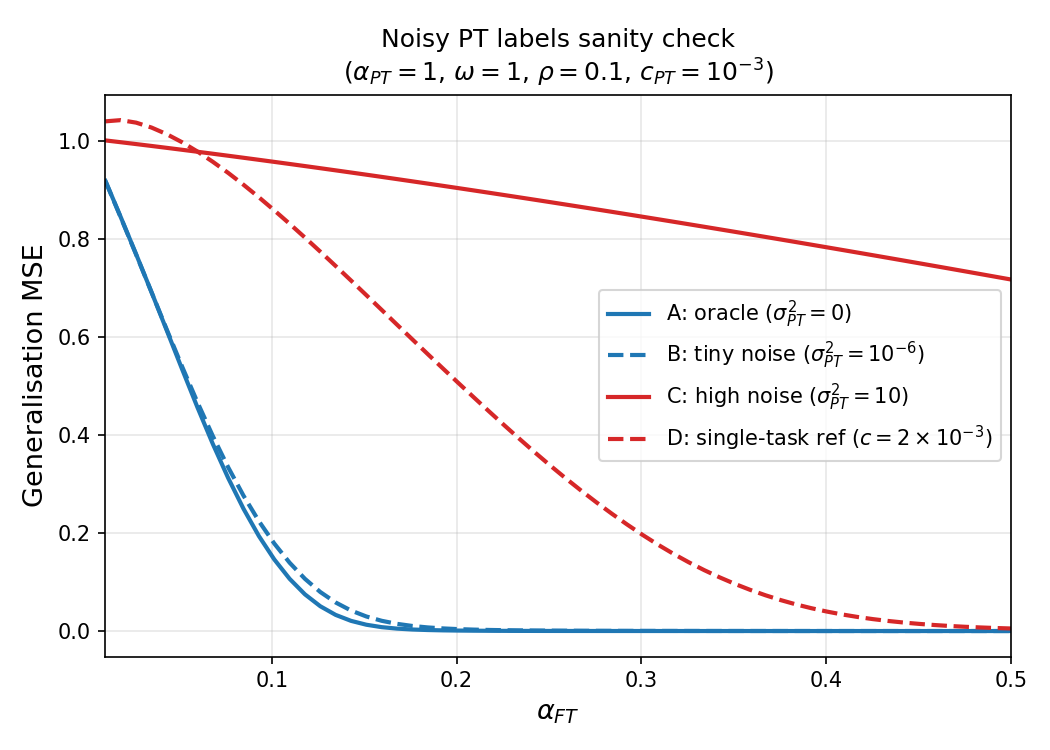

This figure's Python source:
#!/usr/bin/env python3
"""
Sanity-check script for the noisy-pretraining-labels extension.

Runs four curves:
  A: oracle            (alpha_pt=1, sigma0_pt=0)       -- baseline
  B: tiny noise        (alpha_pt=1, sigma0_pt=1e-6)    -- should ≈ A
  C: huge noise        (alpha_pt=1, sigma0_pt=100.0)   -- PT info destroyed
  D: single-task ref   single_task_qk_curve(c=2e-3)   -- no PT signal at all

Plots all four on one figure (linear axes, alpha_ft capped at 0.5).

Expected:
  - A and B overlap closely (tiny noise ≈ oracle).
  - C and D are close (huge PT noise ≈ no PT information).
"""
from __future__ import annotations

import sys
import os
import math

import numpy as np

# ── make sure the replica directory is on the path ──────────────────────────
_HERE = os.path.dirname(os.path.abspath(__file__))
if _HERE not in sys.path:
    sys.path.insert(0, _HERE)

import ptft_replica_imperfect_pt as rip
from ptft_replica_qk import single_task_qk_curve

# ── shared parameters ────────────────────────────────────────────────────────
COMMON = dict(
    rho_pt=0.10,
    rho_ft=0.10,
    omega=1.0,
    c_pt=1e-3,
    lambda_pt=0.0,
    gamma_reinit=0.0,
    a_pt=1.0,
    gamma_ext=1e-6,
    sigma0_2=0.0,
    mc=20_000,
    seed=0,
    alphas=np.linspace(0.01, 0.50, 60),
    tol=1e-6,
    max_iters=900,
    damp=0.25,
)

# ── curve A: oracle (alpha_pt=1, noiseless) ──────────────────────────────────
print("Running curve A: oracle (alpha_pt=1, sigma0_pt=0) …", flush=True)
curve_A, _, info_A = rip.ptft_qk_curve_imperfect_pt(alpha_pt=1.0, sigma0_pt=0.0, **COMMON)
print(f"  oracle shortcut used: {info_A['oracle']}")
np.save(os.path.join(_HERE, "_sanity_mse_A.npy"), curve_A["mse_best"])
np.save(os.path.join(_HERE, "_sanity_alpha.npy"), curve_A["alpha"])

# ── curve B: tiny noise ───────────────────────────────────────────────────────
print("Running curve B: tiny noise (alpha_pt=1, sigma0_pt=1e-6) …", flush=True)
curve_B, _, info_B = rip.ptft_qk_curve_imperfect_pt(alpha_pt=1.0, sigma0_pt=1e-6, **COMMON)
print(f"  oracle shortcut used: {info_B['oracle']},  tau_PT={info_B['s2_pt']:.3e}")
np.save(os.path.join(_HERE, "_sanity_mse_B.npy"), curve_B["mse_best"])

# ── curve C: high noise ───────────────────────────────────────────────────────
print("Running curve C: huge noise (alpha_pt=1, sigma0_pt=100) …", flush=True)
curve_C, _, info_C = rip.ptft_qk_curve_imperfect_pt(alpha_pt=1.0, sigma0_pt=10.0, **COMMON)
print(f"  oracle shortcut used: {info_C['oracle']},  tau_PT={info_C['s2_pt']:.3e}")

# Explain the single-task reference value:
#   Psi(0) with c_pt=1e-3, lambda_pt=0, gamma_reinit=0:
#     c_ft  = (0 + 1e-3) * (1 + sqrt(1+0)) + 0.5*0 = 2e-3
#     k     = 4 * c_ft^2 = 4 * (2e-3)^2 = 1.6e-5
#   single_task_qk_curve uses k = 4*c^2, so c = 2e-3
C_SINGLE = 2e-3
print(f"Running curve D: single-task reference (c={C_SINGLE}) …", flush=True)
curve_D, _, _ = single_task_qk_curve(
    rho=0.10,
    c=C_SINGLE,
    gamma_ext=1e-6,
    sigma0_2=0.0,
    alphas=COMMON["alphas"],
    mc=COMMON["mc"],
    seed=COMMON["seed"],
    tol=COMMON["tol"],
    max_iters=COMMON["max_iters"],
    damp=COMMON["damp"],
)

# ── quick numerical check ────────────────────────────────────────────────────
alpha_arr = curve_A["alpha"]
mse_A = curve_A["mse_best"]
mse_B = curve_B["mse_best"]
mse_C = curve_C["mse_best"]
mse_D = curve_D["mse_best"]

max_diff_AB = float(np.max(np.abs(mse_A - mse_B)))
print(f"\nMax |MSE_A - MSE_B| = {max_diff_AB:.2e}  (should be tiny)")

# ── save to disk ──────────────────────────────────────────────────────────────
import pandas as pd

rows = []
for label, mse, sigma0_pt_val in [
    ("oracle",      mse_A, 0.0),
    ("tiny_noise",  mse_B, 1e-6),
    ("huge_noise",  mse_C, 100.0),
    ("single_task", mse_D, None),
]:
    for i, a in enumerate(alpha_arr):
        rows.append({"curve": label, "sigma0_pt": sigma0_pt_val, "alpha": a, "mse": mse[i]})

df = pd.DataFrame(rows)
out_csv = os.path.join(_HERE, "check_noisy_pt_sanity.csv")
df.to_csv(out_csv, index=False)
print(f"Data saved to {out_csv}")

# ── plot ─────────────────────────────────────────────────────────────────────
try:
    import matplotlib
    matplotlib.use("Agg")
    import matplotlib.pyplot as plt

    fig, ax = plt.subplots(figsize=(7, 5))

    ax.plot(alpha_arr, mse_A, color="#1f77b4", lw=2,      label=r"A: oracle ($\sigma^2_{PT}=0$)")
    ax.plot(alpha_arr, mse_B, color="#1f77b4", lw=2, ls="--", label=r"B: tiny noise ($\sigma^2_{PT}=10^{-6}$)")
    ax.plot(alpha_arr, mse_C, color="#d62728", lw=2,      label=r"C: high noise ($\sigma^2_{PT}=10$)")
    ax.plot(alpha_arr, mse_D, color="#d62728", lw=2, ls="--", label=r"D: single-task ref ($c=2\times10^{-3}$)")

    ax.set_xlabel(r"$\alpha_{FT}$", fontsize=13)
    ax.set_ylabel("Generalisation MSE", fontsize=13)
    ax.set_title(
        "Noisy PT labels sanity check\n"
        r"($\alpha_{PT}=1$, $\omega=1$, $\rho=0.1$, $c_{PT}=10^{-3}$)",
        fontsize=12,
    )
    ax.legend(fontsize=10)
    ax.grid(True, alpha=0.3)
    ax.set_xlim(0.01, 0.50)

    out_png = os.path.join(_HERE, "check_noisy_pt_sanity.png")
    fig.tight_layout()
    fig.savefig(out_png, dpi=150)
    print(f"\nFigure saved to {out_png}")

except Exception as exc:
    print(f"\nPlotting skipped ({exc})")

print("\nDone.")
